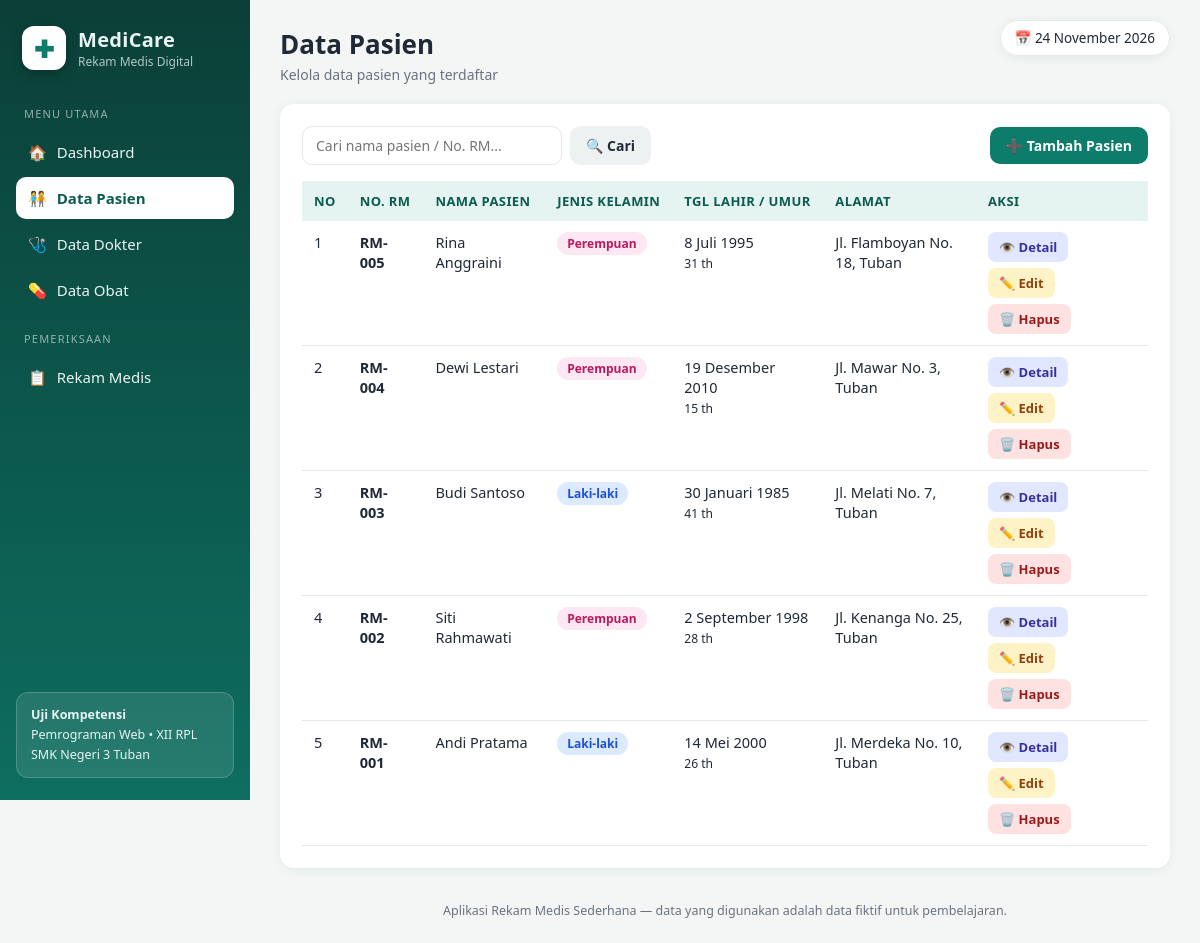
The app's page /pasien.php with its own data.
### tables this page shows
CREATE TABLE IF NOT EXISTS pasien (
    id_pasien     INT          NOT NULL AUTO_INCREMENT,
    no_rm         VARCHAR(20)  NOT NULL,
    nama_pasien   VARCHAR(100) NOT NULL,
    jenis_kelamin ENUM('L','P') NOT NULL,
    tanggal_lahir DATE         NOT NULL,
    alamat        TEXT,
    PRIMARY KEY (id_pasien),
    UNIQUE KEY uq_pasien_no_rm (no_rm)
);

### koneksi.php (called while the page is built, shortened)
<?php
function e($nilai)
{
    return htmlspecialchars((string) $nilai, ENT_QUOTES, 'UTF-8');
}
function tgl_indo($tanggal)
{
    $bulan = [1 => 'Januari', 'Februari', 'Maret', 'April', 'Mei', 'Juni',
              'Juli', 'Agustus', 'September', 'Oktober', 'November', 'Desember'];
    $pecah = explode('-', $tanggal);
    return (int) $pecah[2] . ' ' . $bulan[(int) $pecah[1]] . ' ' . $pecah[0];
}
function hitung_umur($tanggal_lahir)
{
    $lahir = new DateTime($tanggal_lahir);
    $umur  = $lahir->diff(new DateTime('today'))->y;
    return $umur . ' th';
}

### pasien.php (the view, shortened to what this page needs)
<?php
require_once 'koneksi.php';
$cari = trim($_GET['q'] ?? '');
if ($cari !== '') {
    $sql  = "SELECT * FROM pasien WHERE nama_pasien LIKE ? OR no_rm LIKE ? ORDER BY id_pasien DESC";
    $stmt = mysqli_prepare($koneksi, $sql);
    $kata = "%$cari%";
    mysqli_stmt_bind_param($stmt, 'ss', $kata, $kata);
    mysqli_stmt_execute($stmt);
    $hasil = mysqli_stmt_get_result($stmt);
} else {
    $hasil = mysqli_query($koneksi, "SELECT * FROM pasien ORDER BY id_pasien DESC");
}
require_once 'includes/header.php';
?>
<div class="kartu">
    <div class="toolbar">
        <form class="form-cari" method="get" action="">
            <input type="text" name="q" placeholder="Cari nama pasien / No. RM..." value="<?= e($cari) ?>">
            <button class="btn btn-abu" type="submit">🔍 Cari</button>
        </form>
        <a class="btn btn-utama" href="pasien_tambah.php">➕ Tambah Pasien</a>
    </div>
    <div class="tabel-bungkus">
        <table>
            <thead>
                <tr>
                    <th>No</th>
                    <th>No. RM</th>
                    <th>Nama Pasien</th>
                    <th>Jenis Kelamin</th>
                    <th>Tgl Lahir / Umur</th>
                    <th>Alamat</th>
                    <th>Aksi</th>
                </tr>
            </thead>
            <tbody>
            <?php $no = 1; while ($p = mysqli_fetch_assoc($hasil)): ?>
                <tr>
                    <td><?= $no++ ?></td>
                    <td><b><?= e($p['no_rm']) ?></b></td>
                    <td><?= e($p['nama_pasien']) ?></td>
                    <td>
                        <?php if ($p['jenis_kelamin'] === 'L'): ?>
                            <span class="badge badge-l">Laki-laki</span>
                        <?php else: ?>
                            <span class="badge badge-p">Perempuan</span>
                        <?php endif; ?>
                    </td>
                    <td><?= tgl_indo($p['tanggal_lahir']) ?><br><small><?= hitung_umur($p['tanggal_lahir']) ?></small></td>
                    <td><?= e($p['alamat']) ?></td>
                    <td>
                        <div class="aksi">
                            <a class="btn btn-kecil btn-detail" href="pasien_detail.php?id=<?= (int) $p['id_pasien'] ?>">👁️ Detail</a>
                            <a class="btn btn-kecil btn-edit" href="pasien_edit.php?id=<?= (int) $p['id_pasien'] ?>">✏️ Edit</a>
                            <a class="btn btn-kecil btn-hapus" href="pasien_hapus.php?id=<?= (int) $p['id_pasien'] ?>"
                               data-konfirmasi="Hapus pasien <?= e($p['nama_pasien']) ?>? Data yang sudah punya rekam medis tidak dapat dihapus.">🗑️ Hapus</a>
                        </div>
                    </td>
                </tr>
            <?php endwhile; ?>
            </tbody>
        </table>
    </div>
</div>
<?php require_once 'includes/footer.php'; ?>

### assets/css/style.css (style rules this page uses)
:root { --teal: #0e7c6b; --teal-gelap: #0a5c50; --teal-muda: #e6f4f1; --biru: #2563eb; --ungu: #7c3aed; --oranye: #ea8a00; --merah: #dc2626; --teks: #1f2937; --teks-redup: #6b7280; --garis: #e5e7eb; --latar: #f3f6f5; --radius: 14px; --bayang: 0 2px 10px rgba(16, 60, 52, .07); }
* { margin: 0; padding: 0; box-sizing: border-box; }
body { font-family: "Segoe UI", system-ui, -apple-system, Arial, sans-serif; background: var(--latar); color: var(--teks); }
a { text-decoration: none; }
.kartu { background: #fff; border-radius: var(--radius); box-shadow: var(--bayang); padding: 22px; margin-bottom: 22px; }
.tabel-bungkus { overflow-x: auto; }
table { width: 100%; border-collapse: collapse; font-size: 14.5px; }
thead th { text-align: left; background: var(--teal-muda); color: var(--teal-gelap); padding: 11px 12px; font-size: 13px; text-transform: uppercase; letter-spacing: .4px; white-space: nowrap; }
tbody td { padding: 11px 12px; border-bottom: 1px solid var(--garis); vertical-align: top; }
.badge { display: inline-block; padding: 3px 10px; border-radius: 999px; font-size: 12px; font-weight: 700; white-space: nowrap; }
.badge-l { background: #dbeafe; color: #1d4ed8; }
.badge-p { background: #fce7f3; color: #be185d; }
.btn { display: inline-flex; align-items: center; gap: 6px; padding: 9px 16px; border-radius: 10px; border: none; cursor: pointer; font-size: 14px; font-weight: 600; font-family: inherit; transition: filter .15s ease, transform .1s ease; }
.btn-utama { background: var(--teal); color: #fff; }
.btn-abu { background: #eef1f1; color: var(--teks); }
.btn-kecil { padding: 6px 11px; font-size: 13px; border-radius: 8px; }
.btn-edit { background: #fef3c7; color: #92400e; }
.btn-hapus { background: #fee2e2; color: #991b1b; }
.btn-detail { background: #e0e7ff; color: #3730a3; }
.aksi { display: flex; gap: 6px; flex-wrap: wrap; }
.toolbar { display: flex; justify-content: space-between; align-items: center; gap: 14px; margin-bottom: 16px; flex-wrap: wrap; }
.form-cari { display: flex; gap: 8px; }
.form-cari input { padding: 9px 13px; border: 1px solid var(--garis); border-radius: 10px; font-size: 14px; width: 260px; font-family: inherit; background: #fff; }

### records on screen
pasien: no_rm "RM-005", nama_pasien "Rina Anggraini", jenis_kelamin "Perempuan", tanggal_lahir "8 Juli 1995", tanggal_lahir "31 th", alamat "Jl. Flamboyan No. 18, Tuban"
pasien: no_rm "RM-004", nama_pasien "Dewi Lestari", jenis_kelamin "Perempuan", tanggal_lahir "19 Desember 2010", tanggal_lahir "15 th", alamat "Jl. Mawar No. 3, Tuban"
pasien: no_rm "RM-003", nama_pasien "Budi Santoso", jenis_kelamin "Laki-laki", tanggal_lahir "30 Januari 1985", tanggal_lahir "41 th", alamat "Jl. Melati No. 7, Tuban"
pasien: no_rm "RM-002", nama_pasien "Siti Rahmawati", jenis_kelamin "Perempuan", tanggal_lahir "2 September 1998", tanggal_lahir "28 th", alamat "Jl. Kenanga No. 25, Tuban"
pasien: no_rm "RM-001", nama_pasien "Andi Pratama", jenis_kelamin "Laki-laki", tanggal_lahir "14 Mei 2000", tanggal_lahir "26 th", alamat "Jl. Merdeka No. 10, Tuban"

### other values on screen
$judul "Data Pasien"
$subjudul "Kelola data pasien yang terdaftar"
